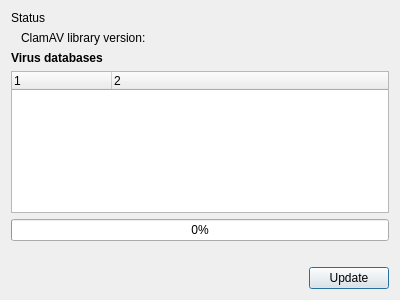
<?xml version="1.0" encoding="UTF-8"?>
<ui version="4.0">
 <class>UpdateWidget</class>
 <widget class="QWidget" name="UpdateWidget">
  <property name="geometry">
   <rect>
    <x>0</x>
    <y>0</y>
    <width>400</width>
    <height>300</height>
   </rect>
  </property>
  <property name="windowTitle">
   <string>Form</string>
  </property>
  <layout class="QVBoxLayout" name="verticalLayout">
   <item>
    <widget class="QLabel" name="title">
     <property name="text">
      <string>Status</string>
     </property>
    </widget>
   </item>
   <item>
    <widget class="QLabel" name="libraryVersion">
     <property name="text">
      <string>ClamAV library version: &lt;unknown&gt;</string>
     </property>
     <property name="indent">
      <number>10</number>
     </property>
    </widget>
   </item>
   <item>
    <widget class="QLabel" name="databasesTitle">
     <property name="font">
      <font>
       <weight>75</weight>
       <bold>true</bold>
      </font>
     </property>
     <property name="text">
      <string>Virus databases</string>
     </property>
    </widget>
   </item>
   <item>
    <widget class="QTreeWidget" name="databases">
     <property name="rootIsDecorated">
      <bool>true</bool>
     </property>
     <property name="headerHidden">
      <bool>false</bool>
     </property>
     <property name="columnCount">
      <number>2</number>
     </property>
     <attribute name="headerStretchLastSection">
      <bool>true</bool>
     </attribute>
     <column>
      <property name="text">
       <string notr="true">1</string>
      </property>
     </column>
     <column>
      <property name="text">
       <string notr="true">2</string>
      </property>
     </column>
    </widget>
   </item>
   <item>
    <widget class="QProgressBar" name="updateProgress">
     <property name="maximum">
      <number>100</number>
     </property>
     <property name="value">
      <number>0</number>
     </property>
    </widget>
   </item>
   <item>
    <widget class="QLabel" name="statusLabel">
     <property name="text">
      <string/>
     </property>
    </widget>
   </item>
   <item>
    <spacer name="verticalSpacer">
     <property name="orientation">
      <enum>Qt::Vertical</enum>
     </property>
     <property name="sizeHint" stdset="0">
      <size>
       <width>20</width>
       <height>40</height>
      </size>
     </property>
    </spacer>
   </item>
   <item>
    <layout class="QHBoxLayout" name="buttonLayout">
     <item>
      <spacer name="buttonSpacer">
       <property name="orientation">
        <enum>Qt::Horizontal</enum>
       </property>
       <property name="sizeHint" stdset="0">
        <size>
         <width>40</width>
         <height>20</height>
        </size>
       </property>
      </spacer>
     </item>
     <item>
      <widget class="QPushButton" name="updateNowButton">
       <property name="text">
        <string>Update</string>
       </property>
       <property name="icon">
        <iconset theme="download">
         <normaloff/>
        </iconset>
       </property>
       <property name="autoDefault">
        <bool>true</bool>
       </property>
       <property name="default">
        <bool>true</bool>
       </property>
      </widget>
     </item>
    </layout>
   </item>
  </layout>
 </widget>
 <resources/>
 <connections>
  <connection>
   <sender>updateNowButton</sender>
   <signal>clicked()</signal>
   <receiver>UpdateWidget</receiver>
   <slot>doUpdate()</slot>
   <hints>
    <hint type="sourcelabel">
     <x>349</x>
     <y>277</y>
    </hint>
    <hint type="destinationlabel">
     <x>199</x>
     <y>149</y>
    </hint>
   </hints>
  </connection>
 </connections>
 <slots>
  <slot>doUpdate()</slot>
 </slots>
</ui>
